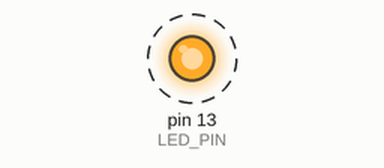
Recording of a sketch running on a simulated Arduino Uno, built with avr-gcc and run on an emulated ATmega328P. Shown: output pins drawn as LEDs (lit = HIGH). Dashed ring = blinking.

Above: at 0.12 s.
Timing chart, 0 to 3.0 s (numbered marks = the images above):
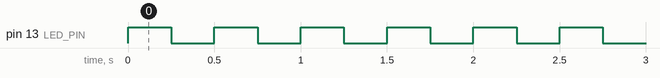

Measured:
- by itself, pin 13 (LED_PIN): alternates HIGH for 0.25 s and LOW for 0.25 s

The sketch:

LED.ino
```cpp
const int LED_PIN=13;

void setup() {
  pinMode(LED_PIN, OUTPUT);
}

void loop() {
  digitalWrite(13, HIGH);  //light on...
  delay(250);                   //... for some time...
  digitalWrite(13, LOW);   //light off...
  delay(250);                   //... for some time...
}
```
